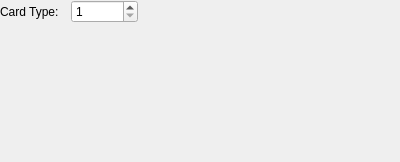
<?xml version="1.0" encoding="UTF-8"?>
<ui version="4.0">
 <class>Form</class>
 <widget class="QWidget" name="Form">
  <property name="geometry">
   <rect>
    <x>0</x>
    <y>0</y>
    <width>400</width>
    <height>162</height>
   </rect>
  </property>
  <property name="windowTitle">
   <string>Form</string>
  </property>
  <layout class="QVBoxLayout" name="verticalLayout">
   <property name="spacing">
    <number>3</number>
   </property>
   <property name="leftMargin">
    <number>0</number>
   </property>
   <property name="topMargin">
    <number>0</number>
   </property>
   <property name="rightMargin">
    <number>0</number>
   </property>
   <property name="bottomMargin">
    <number>0</number>
   </property>
   <item>
    <layout class="QHBoxLayout" name="horizontalLayout">
     <property name="spacing">
      <number>12</number>
     </property>
     <item>
      <widget class="QLabel" name="label">
       <property name="text">
        <string>Card Type:</string>
       </property>
      </widget>
     </item>
     <item>
      <widget class="QSpinBox" name="clozeNumber">
       <property name="minimum">
        <number>1</number>
       </property>
       <property name="maximum">
        <number>999999</number>
       </property>
      </widget>
     </item>
     <item>
      <spacer name="horizontalSpacer">
       <property name="orientation">
        <enum>Qt::Horizontal</enum>
       </property>
       <property name="sizeType">
        <enum>QSizePolicy::MinimumExpanding</enum>
       </property>
       <property name="sizeHint" stdset="0">
        <size>
         <width>1</width>
         <height>20</height>
        </size>
       </property>
      </spacer>
     </item>
    </layout>
   </item>
   <item>
    <widget class="QLabel" name="changesLabel">
     <property name="text">
      <string/>
     </property>
     <property name="alignment">
      <set>Qt::AlignCenter</set>
     </property>
    </widget>
   </item>
  </layout>
 </widget>
 <resources/>
 <connections/>
</ui>
